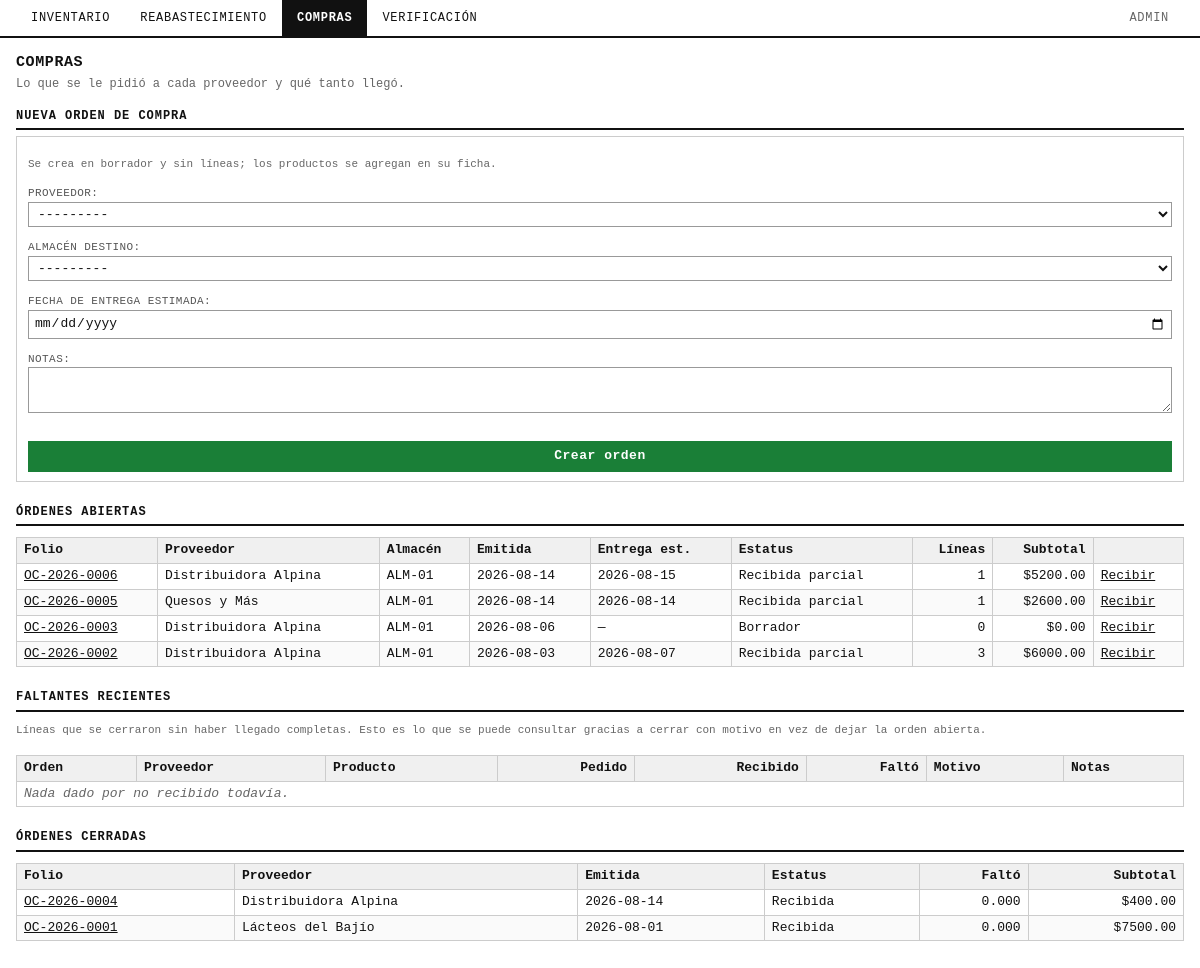
Screenshot of /compras/ (signed in) with the database file from the repository.
### compras/models.py (models this page shows, shortened)
class OrdenCompra(TimeStampedModel):
    class Estatus(models.TextChoices):
        BORRADOR = "borrador", "Borrador"
        ENVIADA = "enviada", "Enviada"
        CONFIRMADA = "confirmada", "Confirmada"
        RECIBIDA_PARCIAL = "recibida_parcial", "Recibida parcial"
        RECIBIDA = "recibida", "Recibida"
        CERRADA_INCOMPLETA = "cerrada_incompleta", "Cerrada con faltante"
        CANCELADA = "cancelada", "Cancelada"
    ESTATUS_FINALES = frozenset(
        {Estatus.RECIBIDA, Estatus.CERRADA_INCOMPLETA, Estatus.CANCELADA}
    )
    ESTATUS_DEDUCIDOS = frozenset(
        {Estatus.RECIBIDA_PARCIAL, Estatus.RECIBIDA, Estatus.CERRADA_INCOMPLETA}
    )
    folio = models.CharField(
        "folio",
        max_length=20,
        blank=True,
        help_text="Se genera solo al guardar por primera vez. No editar después.",
    )
    proveedor = models.ForeignKey(
        Proveedor, on_delete=models.PROTECT, related_name="ordenes_compra", verbose_name="proveedor"
    )
    almacen_destino = models.ForeignKey(
        Almacen, on_delete=models.PROTECT, related_name="ordenes_compra", verbose_name="almacén destino"
    )
    fecha_emision = models.DateField("fecha de emisión", default=timezone.localdate)
    fecha_entrega_estimada = models.DateField("fecha de entrega estimada", null=True, blank=True)
    estatus = models.CharField("estatus", max_length=20, choices=Estatus.choices, default=Estatus.BORRADOR)
    moneda = models.CharField("moneda", max_length=3, default="MXN")
    notas = models.TextField("notas", blank=True)
    class Meta:
        verbose_name = "orden de compra"
        verbose_name_plural = "órdenes de compra"
        ordering = ["-fecha_emision", "-folio"]
    @property
    def subtotal(self):
        return sum((d.importe for d in self.detalles.all()), Decimal("0"))
    @property
    def cantidad_faltante(self):
        return sum((d.cantidad_faltante for d in self.detalles.all()), Decimal("0"))
    @property
    def esta_abierta(self):
        return self.estatus not in self.ESTATUS_FINALES

class Proveedor(TimeStampedModel):
    nombre = models.CharField("nombre", max_length=150)
    razon_social = models.CharField("razón social", max_length=200, blank=True)
    rfc = models.CharField("RFC", max_length=13, blank=True)
    contacto = models.CharField("contacto", max_length=150, blank=True)
    telefono = models.CharField("teléfono", max_length=20, blank=True)
    email = models.EmailField("correo", blank=True)
    direccion = models.TextField("dirección", blank=True)
    dias_entrega_estimados = models.PositiveSmallIntegerField("días de entrega estimados")
    activo = models.BooleanField("activo", default=True)
    class Meta:
        verbose_name = "proveedor"
        verbose_name_plural = "proveedores"
        ordering = ["nombre"]
    def __str__(self):
        return self.nombre

class OrdenCompraDetalle(TimeStampedModel):
    class UnidadCompra(models.TextChoices):
        CAJA = "caja", "Caja"
        PIEZA = "pieza", "Pieza"
        KILOGRAMO = "kilogramo", "Kilogramo"
    class MotivoFaltante(models.TextChoices):
        NO_SURTIDO = "no_surtido", "No lo surtió el proveedor"
        AGOTADO = "agotado", "Agotado con el proveedor"
        CALIDAD = "calidad", "Rechazado por calidad"
        CANCELADO = "cancelado", "Cancelado por nosotros"
    orden = models.ForeignKey(OrdenCompra, on_delete=models.CASCADE, related_name="detalles", verbose_name="orden")
    producto = models.ForeignKey(Producto, on_delete=models.PROTECT, related_name="detalles_orden_compra", verbose_name="producto")
    cantidad_pedida = models.DecimalField("cantidad pedida", max_digits=12, decimal_places=3)
    unidad_compra = models.CharField("unidad de compra", max_length=10, choices=UnidadCompra.choices)
    unidades_por_caja = models.PositiveIntegerField(
        "unidades por caja", help_text="Fotografía al momento del pedido; no se actualiza si cambia después."
    )
    costo_unitario = models.DecimalField(
        "costo unitario", max_digits=10, decimal_places=2, help_text="Fotografía al momento del pedido."
    )
    cerrado = models.BooleanField(
        "cerrado",
        default=False,
        help_text="Lo que faltó de esta línea ya no va a llegar; deja de contar como pendiente.",
    )
    motivo_faltante = models.CharField(
        "motivo del faltante", max_length=20, choices=MotivoFaltante.choices, blank=True
    )
    notas_faltante = models.CharField("notas del faltante", max_length=255, blank=True)
    cerrado_en = models.DateTimeField("cerrado en", null=True, blank=True)
    cerrado_por = models.ForeignKey(
        settings.AUTH_USER_MODEL,
        on_delete=models.SET_NULL,
        null=True,
        blank=True,
        related_name="lineas_compra_cerradas",
        verbose_name="cerrado por",
    )
    class Meta:
        verbose_name = "detalle de orden de compra"
        verbose_name_plural = "detalles de orden de compra"
        ordering = ["orden", "producto"]
        constraints = [models.UniqueConstraint(fields=["orden", "producto"], name="orden_compra_detalle_unico")]
    @property
    def importe(self):
        return self.cantidad_pedida * self.costo_unitario
    @property
    def cantidad_faltante(self):
        if not self.cerrado:
            return Decimal("0")
        return max(self.cantidad_pedida - self.cantidad_recibida, Decimal("0"))

### inventario/models.py (models this page shows)
class Almacen(TimeStampedModel):
    nombre = models.CharField("nombre", max_length=100)
    clave = models.CharField(
        "clave",
        max_length=10,
        unique=True,
        help_text="Código corto para identificar el almacén, p. ej. ALM-01.",
    )
    tipo_temperatura = models.CharField(
        "temperatura de almacenamiento",
        max_length=10,
        choices=Producto.TipoAlmacenamiento.choices,
        help_text="Régimen de temperatura de este almacén.",
    )
    activo = models.BooleanField("activo", default=True)
    class Meta:
        verbose_name = "almacén"
        verbose_name_plural = "almacenes"
        ordering = ["clave"]
    def __str__(self):
        return f"{self.clave} — {self.nombre}"

### core/compras_consola.py (the view)
# urls.py: path("compras/", compras_consola.pagina_compras, name="compras"),
@staff_member_required
def pagina_compras(request):
    ordenes = (
        OrdenCompra.objects.select_related("proveedor", "almacen_destino")
        .prefetch_related("detalles__producto", "detalles__recepciones")
        .annotate(n_lineas=Count("detalles", distinct=True))
        .order_by("-fecha_emision", "-folio")
    )
    abiertas = [o for o in ordenes if o.esta_abierta]
    cerradas = [o for o in ordenes if not o.esta_abierta]
    return render(
        request,
        "core/compras.html",
        {
            "pagina": "compras",
            "form_orden": forms.OrdenCompraForm(),
            "abiertas": abiertas,
            "cerradas": cerradas[:20],
            "hay_proveedores": Proveedor.objects.filter(activo=True).exists(),
            "hay_almacenes": Almacen.objects.filter(activo=True).exists(),
            "faltantes": _resumen_faltantes(),
        },
    )

### core/forms.py
class OrdenCompraForm(BaseConsolaForm):
    class Meta:
        model = OrdenCompra
        fields = ("proveedor", "almacen_destino", "fecha_entrega_estimada", "notas")
        widgets = {
            "fecha_entrega_estimada": forms.DateInput(attrs={"type": "date"}),
            "notas": forms.Textarea(attrs={"rows": 2}),
        }
    def __init__(self, *args, **kwargs):
        super().__init__(*args, **kwargs)
        self.fields["proveedor"].queryset = Proveedor.objects.filter(activo=True)
        self.fields["almacen_destino"].queryset = Almacen.objects.filter(activo=True)
        self.fields["fecha_entrega_estimada"].required = False

### core/compras_consola.py (called while the page is built)
def _resumen_faltantes(limite=15):
    lineas = (
        OrdenCompraDetalle.objects.filter(cerrado=True)
        .select_related("producto", "orden__proveedor")
        .order_by("-cerrado_en")[:limite]
    )
    return [l for l in lineas if l.cantidad_faltante > 0]

### core/templates/core/compras.html (shortened to what this page needs)
{% extends "core/base_temporal.html" %}
{% block encabezado %}Compras{% endblock %}
{% block subtitulo %}
  Lo que se le pidió a cada proveedor y qué tanto llegó.
{% endblock %}
{% block contenido %}
<section>
  <h2>Nueva orden de compra</h2>
  {% if not hay_proveedores or not hay_almacenes %}
    <p class="neg">
      {% if not hay_proveedores %}No hay proveedores activos.{% endif %}
      {% if not hay_almacenes %}No hay almacenes activos.{% endif %}
      Dalos de alta en el <a href="/admin/">admin</a> antes de crear una orden.
    </p>
  {% else %}
    <div class="panel ancho">
      <p class="apagado">
        Se crea en borrador y sin líneas; los productos se agregan en su ficha.
      </p>
      <form method="post" action="{% url 'core:compra_crear' %}">
        {{ form_orden.as_p }}
        <button type="submit" class="accion">Crear orden</button>
      </form>
    </div>
  {% endif %}
</section>
<section>
  <h2>Órdenes abiertas</h2>
  <div class="wrap"><table>
    <thead><tr>
      <th>Folio</th><th>Proveedor</th><th>Almacén</th><th>Emitida</th>
      <th>Entrega est.</th><th>Estatus</th>
      <th class="num">Líneas</th><th class="num">Subtotal</th><th></th>
    </tr></thead>
    <tbody>
    {% for o in abiertas %}
      <tr>
        <td><a href="{% url 'core:compra_ficha' o.pk %}">{{ o.folio }}</a></td>
        <td>{{ o.proveedor }}</td>
        <td>{{ o.almacen_destino.clave }}</td>
        <td>{{ o.fecha_emision|date:"Y-m-d" }}</td>
        <td>{{ o.fecha_entrega_estimada|date:"Y-m-d"|default:"—" }}</td>
        <td>{{ o.get_estatus_display }}</td>
        <td class="num">{{ o.n_lineas }}</td>
        <td class="num">${{ o.subtotal|floatformat:2 }}</td>
        <td><a href="{% url 'core:compra_ficha' o.pk %}">Recibir</a></td>
      </tr>
    {% empty %}
      <tr><td colspan="9" class="vacio">Ninguna orden abierta.</td></tr>
    {% endfor %}
    </tbody>
  </table></div>
</section>
<section>
  <h2>Faltantes recientes</h2>
  <p class="apagado">
    Líneas que se cerraron sin haber llegado completas. Esto es lo que se puede
    consultar gracias a cerrar con motivo en vez de dejar la orden abierta.
  </p>
  <div class="wrap"><table>
    <thead><tr>
      <th>Orden</th><th>Proveedor</th><th>Producto</th>
      <th class="num">Pedido</th><th class="num">Recibido</th><th class="num">Faltó</th>
      <th>Motivo</th><th>Notas</th>
    </tr></thead>
    <tbody>
    {% for l in faltantes %}
      <tr>
        <td><a href="{% url 'core:compra_ficha' l.orden.pk %}">{{ l.orden.folio }}</a></td>
        <td>{{ l.orden.proveedor }}</td>
        <td>{{ l.producto.sku }}</td>
        <td class="num">{{ l.cantidad_pedida|floatformat:3 }}</td>
        <td class="num">{{ l.cantidad_recibida|floatformat:3 }}</td>
        <td class="num neg">{{ l.cantidad_faltante|floatformat:3 }}</td>
        <td>{{ l.get_motivo_faltante_display }}</td>
        <td>{{ l.notas_faltante|default:"—" }}</td>
      </tr>
    {% empty %}
      <tr><td colspan="8" class="vacio">Nada dado por no recibido todavía.</td></tr>
    {% endfor %}
    </tbody>
  </table></div>
</section>
<section>
  <h2>Órdenes cerradas</h2>
  <div class="wrap"><table>
    <thead><tr>
      <th>Folio</th><th>Proveedor</th><th>Emitida</th><th>Estatus</th>
      <th class="num">Faltó</th><th class="num">Subtotal</th>
    </tr></thead>
    <tbody>
    {% for o in cerradas %}
      <tr>
        <td><a href="{% url 'core:compra_ficha' o.pk %}">{{ o.folio }}</a></td>
        <td>{{ o.proveedor }}</td>
        <td>{{ o.fecha_emision|date:"Y-m-d" }}</td>
        <td>{{ o.get_estatus_display }}</td>
        <td class="num{% if o.cantidad_faltante %} neg{% endif %}">{{ o.cantidad_faltante|floatformat:3 }}</td>
        <td class="num">${{ o.subtotal|floatformat:2 }}</td>
      </tr>
    {% empty %}
      <tr><td colspan="6" class="vacio">Ninguna orden cerrada.</td></tr>
    {% endfor %}
    </tbody>
  </table></div>
</section>
{% endblock %}

### core/templates/core/base_temporal.html (style rules this page uses)
*, *::before, *::after { border-radius: 0 !important; box-sizing: border-box; }
body { margin: 0; padding: 0 16px 32px; font: 13px/1.45 ui-monospace, SFMono-Regular, Menlo, Consolas, monospace; color: #111; background: #fff; }
a { color: #111; }
h2 { font-size: 12px; margin: 0 0 6px; padding-bottom: 3px; letter-spacing: .08em; text-transform: uppercase; border-bottom: 2px solid #111; }
section { margin-bottom: 22px; }
.panel { border: 1px solid #ccc; padding: 9px 11px; flex: 1 1 270px; min-width: 250px; }
.panel.ancho { flex: 1 1 100%; }
label { display: block; font-size: 11px; color: #555; margin-top: 5px; text-transform: uppercase; letter-spacing: .04em; }
input, select, textarea, button { font: inherit; border: 1px solid #999; background: #fff; color: #111; padding: 3px 5px; width: 100%; }
button { background: #111; color: #fff; border-color: #111; cursor: pointer; padding: 5px 10px; margin-top: 8px; font-weight: 600; letter-spacing: .04em; }
button.accion { background: #1a7f37; border-color: #1a7f37; }
table { border-collapse: collapse; width: 100%; margin-top: 5px; }
th, td { border: 1px solid #ccc; padding: 3px 7px; text-align: left; vertical-align: top; }
th { background: #f0f0f0; font-weight: 600; white-space: nowrap; }
td.num, th.num { text-align: right; font-variant-numeric: tabular-nums; }
tbody tr:nth-child(even) { background: #fafafa; }
.vacio { color: #666; font-style: italic; }
.apagado { color: #666; font-size: 11px; }
.wrap { overflow-x: auto; }

### rows the page displays
OrdenCompra: folio "OC-2026-0006", proveedor "Distribuidora Alpina", almacen_destino.clave "ALM-01", fecha_emision "2026-08-14", fecha_entrega_estimada "2026-08-15", estatus "Recibida parcial", n_lineas "1", subtotal "5200.00"
OrdenCompra: folio "OC-2026-0005", proveedor "Quesos y Más", almacen_destino.clave "ALM-01", fecha_emision "2026-08-14", fecha_entrega_estimada "2026-08-14", estatus "Recibida parcial", n_lineas "1", subtotal "2600.00"
OrdenCompra: folio "OC-2026-0003", proveedor "Distribuidora Alpina", almacen_destino.clave "ALM-01", fecha_emision "2026-08-06", fecha_entrega_estimada "—", estatus "Borrador", n_lineas "0", subtotal "0.00"
OrdenCompra: folio "OC-2026-0002", proveedor "Distribuidora Alpina", almacen_destino.clave "ALM-01", fecha_emision "2026-08-03", fecha_entrega_estimada "2026-08-07", estatus "Recibida parcial", n_lineas "3", subtotal "6000.00"
OrdenCompra: folio "OC-2026-0004", proveedor "Distribuidora Alpina", fecha_emision "2026-08-14", estatus "Recibida", cantidad_faltante "0.000", subtotal "400.00"
OrdenCompra: folio "OC-2026-0001", proveedor "Lácteos del Bajío", fecha_emision "2026-08-01", estatus "Recibida", cantidad_faltante "0.000", subtotal "7500.00"
